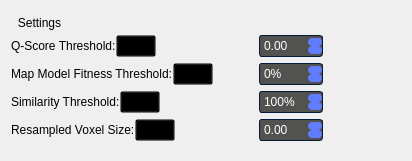
                 <widget class="QGroupBox" name="B_refineCSV">
                  <property name="styleSheet">
                   <string notr="true">QGroupBox#B_refineCSV {
    border-radius: 20px;
	background-color: rgba(193, 211, 239, 100);
	font-size: 14pt;
    font-weight: bold;
	/*padding-top: 30px;
	padding-left: 20px;
	padding-right: 20px;*/
	padding: 20% 15% 5%;
}

QGroupBox::title {
	background-color: transparent;
	padding-top: 16px;
	padding-left: 16px;
	color: black;
}


QGroupBox {
	border: transparent;
}
</string>
                  </property>
                  <property name="title">
                   <string>Settings</string>
                  </property>
                  <layout class="QVBoxLayout" name="verticalLayout_9">
                   <item>
                    <widget class="QGroupBox" name="B1_dragAndDrop">
                     <property name="styleSheet">
                      <string notr="true"/>
                     </property>
                     <property name="title">
                      <string/>
                     </property>
                     <layout class="QHBoxLayout" name="horizontalLayout_38"/>
                    </widget>
                   </item>
                   <item>
                    <widget class="QWidget" name="widget_6" native="true">
                     <layout class="QHBoxLayout" name="horizontalLayout_17">
                      <property name="spacing">
                       <number>0</number>
                      </property>
                      <property name="leftMargin">
                       <number>0</number>
                      </property>
                      <property name="topMargin">
                       <number>0</number>
                      </property>
                      <property name="rightMargin">
                       <number>0</number>
                      </property>
                      <item>
                       <widget class="QWidget" name="widget" native="true">
                        <property name="sizePolicy">
                         <sizepolicy hsizetype="Fixed" vsizetype="Preferred">
                          <horstretch>0</horstretch>
                          <verstretch>0</verstretch>
                         </sizepolicy>
                        </property>
                        <property name="styleSheet">
                         <string notr="true">QSpinBox, 
QDoubleSpinBox
{
	background-color: #525251;
	color: #ffffff;
	border: 1px solid #051a39;
	border-radius: 3px;
	padding : 2px;

}


QSpinBox::disabled, 
QDoubleSpinBox::disabled
{
	background-color: #404040;
	color: #656565;
	border-color: #051a39;

}


QSpinBox:hover, 
QDoubleSpinBox::hover,
QDateTimeEdit::hover
{
    background-color: #626262;
    border: 1px solid #607cff;
    color:  #fff;
    padding: 2px

}


QSpinBox::up-button, QSpinBox::down-button,
QDoubleSpinBox::up-button, QDoubleSpinBox::down-button
{
    background-color: #607cff;
	border-radius: 4px;

}


QSpinBox::disabled, 
QDoubleSpinBox::disabled
{
	background-color: #404040;
	color: #656565;
	border-color: #051a39;

}


QSpinBox::up-button:hover, QSpinBox::down-button:hover,
QDoubleSpinBox::up-button:hover, QDoubleSpinBox::down-button:hover
{
    background-color: #8399ff;
    border: 1px solid #8399ff;

}


QSpinBox::up-button:disabled, QSpinBox::down-button:disabled,
QDoubleSpinBox::up-button:disabled, QDoubleSpinBox::down-button:disabled
{
	background-color: #404040;
	color: #656565;
	border-color: #051a39;

}


QSpinBox::up-button:pressed, QSpinBox::down-button:pressed,
QDoubleSpinBox::up-button:pressed, QDoubleSpinBox::down-button::pressed
{
    background-color: #4969ff;
    border: 1px solid #4969ff;

}


QSpinBox::down-arrow,
QDoubleSpinBox::down-arrow
{
    image: url(://arrow-down.png);
    width: 7px;

}


QSpinBox::up-arrow,
QDoubleSpinBox::up-arrow
{
    image: url(://arrow-up.png);
    width: 7px;

}</string>
                        </property>
                        <layout class="QGridLayout" name="gridLayout_4">
                         <property name="leftMargin">
                          <number>0</number>
                         </property>
                         <property name="topMargin">
                          <number>0</number>
                         </property>
                         <property name="rightMargin">
                          <number>0</number>
                         </property>
                         <property name="bottomMargin">
                          <number>0</number>
                         </property>
                         <item row="0" column="1">
                          <widget class="QDoubleSpinBox" name="qScoreDoubleSpinBox">
                           <property name="accelerated">
                            <bool>true</bool>
                           </property>
                           <property name="maximum">
                            <double>1.000000000000000</double>
                           </property>
                           <property name="singleStep">
                            <double>0.010000000000000</double>
                           </property>
                          </widget>
                         </item>
                         <item row="3" column="2">
                          <widget class="QPushButton" name="resampVoxSize_btn">
                           <property name="cursor">
                            <cursorShape>PointingHandCursor</cursorShape>
                           </property>
                           <property name="styleSheet">
                            <string notr="true">/*background-color: white;*/
border-radius: 4;</string>
                           </property>
                           <property name="text">
                            <string/>
                           </property>
                           <property name="icon">
                            <iconset>
                             <normaloff>:/icons/refresh-cw-alt-3-svgrepo-com.svg</normaloff>:/icons/refresh-cw-alt-3-svgrepo-com.svg</iconset>
                           </property>
                          </widget>
                         </item>
                         <item row="0" column="0">
                          <widget class="QWidget" name="widget_10" native="true">
                           <layout class="QHBoxLayout" name="horizontalLayout_22">
                            <property name="spacing">
                             <number>0</number>
                            </property>
                            <property name="leftMargin">
                             <number>0</number>
                            </property>
                            <property name="topMargin">
                             <number>0</number>
                            </property>
                            <property name="rightMargin">
                             <number>0</number>
                            </property>
                            <property name="bottomMargin">
                             <number>0</number>
                            </property>
                            <item>
                             <widget class="QLabel" name="qScoreLabel">
                              <property name="text">
                               <string>Q-Score Threshold:</string>
                              </property>
                             </widget>
                            </item>
                            <item>
                             <widget class="QPushButton" name="qScoreInfo_btn">
                              <property name="styleSheet">
                               <string notr="true">background-color: transparent;</string>
                              </property>
                              <property name="text">
                               <string/>
                              </property>
                              <property name="icon">
                               <iconset>
                                <normaloff>:/icons/info-circle-svgrepo-com.svg</normaloff>:/icons/info-circle-svgrepo-com.svg</iconset>
                              </property>
                             </widget>
                            </item>
                            <item>
                             <spacer name="horizontalSpacer_13">
                              <property name="orientation">
                               <enum>Qt::Horizontal</enum>
                              </property>
                              <property name="sizeHint" stdset="0">
                               <size>
                                <width>40</width>
                                <height>20</height>
                               </size>
                              </property>
                             </spacer>
                            </item>
                           </layout>
                          </widget>
                         </item>
                         <item row="1" column="0">
                          <widget class="QWidget" name="widget_11" native="true">
                           <layout class="QHBoxLayout" name="horizontalLayout_24">
                            <property name="spacing">
                             <number>0</number>
                            </property>
                            <property name="leftMargin">
                             <number>0</number>
                            </property>
                            <property name="topMargin">
                             <number>0</number>
                            </property>
                            <property name="rightMargin">
                             <number>0</number>
                            </property>
                            <property name="bottomMargin">
                             <number>0</number>
                            </property>
                            <item>
                             <widget class="QLabel" name="mapModelFitnessLabel">
                              <property name="text">
                               <string>Map Model Fitness Threshold:</string>
                              </property>
                             </widget>
                            </item>
                            <item>
                             <widget class="QPushButton" name="mmfInfo_btn">
                              <property name="styleSheet">
                               <string notr="true">background-color: transparent;</string>
                              </property>
                              <property name="text">
                               <string/>
                              </property>
                              <property name="icon">
                               <iconset>
                                <normaloff>:/icons/info-circle-svgrepo-com.svg</normaloff>:/icons/info-circle-svgrepo-com.svg</iconset>
                              </property>
                             </widget>
                            </item>
                            <item>
                             <spacer name="horizontalSpacer_14">
                              <property name="orientation">
                               <enum>Qt::Horizontal</enum>
                              </property>
                              <property name="sizeHint" stdset="0">
                               <size>
                                <width>40</width>
                                <height>20</height>
                               </size>
                              </property>
                             </spacer>
                            </item>
                           </layout>
                          </widget>
                         </item>
                         <item row="1" column="1">
                          <widget class="QSpinBox" name="mapModelFitnessSpinBox">
                           <property name="accelerated">
                            <bool>true</bool>
                           </property>
                           <property name="suffix">
                            <string>%</string>
                           </property>
                           <property name="maximum">
                            <number>100</number>
                           </property>
                          </widget>
                         </item>
                         <item row="0" column="2">
                          <widget class="QPushButton" name="clearQScore_btn">
                           <property name="cursor">
                            <cursorShape>PointingHandCursor</cursorShape>
                           </property>
                           <property name="styleSheet">
                            <string notr="true">/*background-color: white;*/
border-radius: 4;</string>
                           </property>
                           <property name="text">
                            <string/>
                           </property>
                           <property name="icon">
                            <iconset>
                             <normaloff>:/icons/refresh-cw-alt-3-svgrepo-com.svg</normaloff>:/icons/refresh-cw-alt-3-svgrepo-com.svg</iconset>
                           </property>
                          </widget>
                         </item>
                         <item row="3" column="0">
                          <widget class="QWidget" name="widget_13" native="true">
                           <layout class="QHBoxLayout" name="horizontalLayout_27">
                            <property name="spacing">
                             <number>0</number>
                            </property>
                            <property name="leftMargin">
                             <number>0</number>
                            </property>
                            <property name="topMargin">
                             <number>0</number>
                            </property>
                            <property name="rightMargin">
                             <number>0</number>
                            </property>
                            <property name="bottomMargin">
                             <number>0</number>
                            </property>
                            <item>
                             <widget class="QLabel" name="similarityLabel_2">
                              <property name="text">
                               <string>Resampled Voxel Size:</string>
                              </property>
                             </widget>
                            </item>
                            <item>
                             <widget class="QPushButton" name="simInfo_btn_2">
                              <property name="styleSheet">
                               <string notr="true">background-color: transparent;</string>
                              </property>
                              <property name="text">
                               <string/>
                              </property>
                              <property name="icon">
                               <iconset>
                                <normaloff>:/icons/info-circle-svgrepo-com.svg</normaloff>:/icons/info-circle-svgrepo-com.svg</iconset>
                              </property>
                             </widget>
                            </item>
                            <item>
                             <spacer name="horizontalSpacer_19">
                              <property name="orientation">
                               <enum>Qt::Horizontal</enum>
                              </property>
                              <property name="sizeHint" stdset="0">
                               <size>
                                <width>40</width>
                                <height>20</height>
                               </size>
                              </property>
                             </spacer>
                            </item>
                           </layout>
                          </widget>
                         </item>
                         <item row="1" column="2">
                          <widget class="QPushButton" name="clearMMF_btn">
                           <property name="cursor">
                            <cursorShape>PointingHandCursor</cursorShape>
                           </property>
                           <property name="styleSheet">
                            <string notr="true">/*background-color: white;*/
border-radius: 4;</string>
                           </property>
                           <property name="text">
                            <string/>
                           </property>
                           <property name="icon">
                            <iconset>
                             <normaloff>:/icons/refresh-cw-alt-3-svgrepo-com.svg</normaloff>:/icons/refresh-cw-alt-3-svgrepo-com.svg</iconset>
                           </property>
                          </widget>
                         </item>
                         <item row="2" column="0">
                          <widget class="QWidget" name="widget_12" native="true">
                           <layout class="QHBoxLayout" name="horizontalLayout_23">
                            <property name="spacing">
                             <number>0</number>
                            </property>
                            <property name="leftMargin">
                             <number>0</number>
                            </property>
                            <property name="topMargin">
                             <number>0</number>
                            </property>
                            <property name="rightMargin">
                             <number>0</number>
                            </property>
                            <property name="bottomMargin">
                             <number>0</number>
                            </property>
                            <item>
                             <widget class="QLabel" name="similarityLabel">
                              <property name="text">
                               <string>Similarity Threshold:</string>
                              </property>
                             </widget>
                            </item>
                            <item>
                             <widget class="QPushButton" name="simInfo_btn">
                              <property name="styleSheet">
                               <string notr="true">background-color: transparent;</string>
                              </property>
                              <property name="text">
                               <string/>
                              </property>
                              <property name="icon">
                               <iconset>
                                <normaloff>:/icons/info-circle-svgrepo-com.svg</normaloff>:/icons/info-circle-svgrepo-com.svg</iconset>
                              </property>
                             </widget>
                            </item>
                            <item>
                             <spacer name="horizontalSpacer_15">
                              <property name="orientation">
                               <enum>Qt::Horizontal</enum>
                              </property>
                              <property name="sizeHint" stdset="0">
                               <size>
                                <width>40</width>
                                <height>20</height>
                               </size>
                              </property>
                             </spacer>
                            </item>
                           </layout>
                          </widget>
                         </item>
                         <item row="2" column="1">
                          <widget class="QSpinBox" name="similaritySpinBox">
                           <property name="accelerated">
                            <bool>true</bool>
                           </property>
                           <property name="suffix">
                            <string>%</string>
                           </property>
                           <property name="maximum">
                            <number>100</number>
                           </property>
                           <property name="value">
                            <number>100</number>
                           </property>
                          </widget>
                         </item>
                         <item row="2" column="2">
                          <widget class="QPushButton" name="clearSim_btn">
                           <property name="cursor">
                            <cursorShape>PointingHandCursor</cursorShape>
                           </property>
                           <property name="styleSheet">
                            <string notr="true">/*background-color: white;*/
border-radius: 4;</string>
                           </property>
                           <property name="text">
                            <string/>
                           </property>
                           <property name="icon">
                            <iconset>
                             <normaloff>:/icons/refresh-cw-alt-3-svgrepo-com.svg</normaloff>:/icons/refresh-cw-alt-3-svgrepo-com.svg</iconset>
                           </property>
                          </widget>
                         </item>
                         <item row="3" column="1">
                          <widget class="QDoubleSpinBox" name="resampVoxSizeDoubleSpinBox">
                           <property name="accelerated">
                            <bool>true</bool>
                           </property>
                           <property name="decimals">
                            <number>2</number>
                           </property>
                           <property name="maximum">
                            <double>128.000000000000000</double>
                           </property>
                           <property name="singleStep">
                            <double>0.100000000000000</double>
                           </property>
                          </widget>
                         </item>
                        </layout>
                       </widget>
                      </item>
                      <item>
                       <spacer name="horizontalSpacer_12">
                        <property name="orientation">
                         <enum>Qt::Horizontal</enum>
                        </property>
                        <property name="sizeHint" stdset="0">
                         <size>
                          <width>40</width>
                          <height>20</height>
                         </size>
                        </property>
                       </spacer>
                      </item>
                     </layout>
                    </widget>
                   </item>
                  </layout>
                 </widget>
